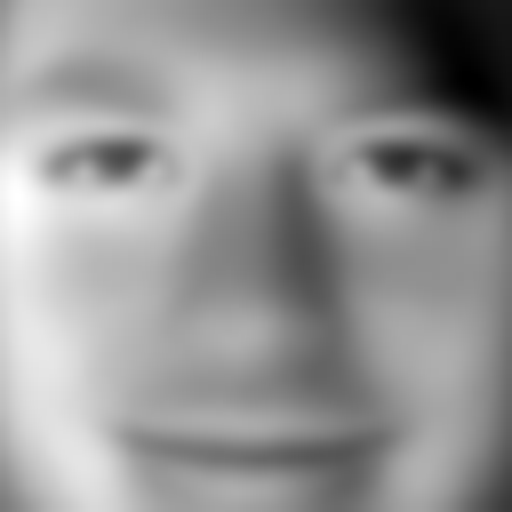
#> input picture rand0.png, 512 x 512 px, given as the content of the folder  Learning/Face Database/celebA/processed_celeba_small/celeba, which was not available
$ python autoEncoder.py
#> lines starting #> are read from the running program, lines starting #| are printed output that depends on the picture; pictures that were not available may be replaced by others from this repository, and a replacement may not be noted
### imageEdit.py
from os import listdir
from os.path import isfile, join, dirname
from PIL import Image #pillow party!!!
from PIL import ImageOps
import numpy as np
import random

imageSize = 64 #height and width of images

# [15 lines left out: functions normalize, toImage, not called in this run]

def toArray(image):
	return np.array(image).reshape(-1,1)

def getImage(index,path,images,imageSize,mode):

#> called with index = 0, imageSize = 64, mode = 'gray'
	img = Image.open(path + '\\' + str(images[index])).resize((128,128))
	width,height = img.size
#> width = 128; height = 128
	img = img.crop((20,40,width-20,height)).resize((imageSize,imageSize))
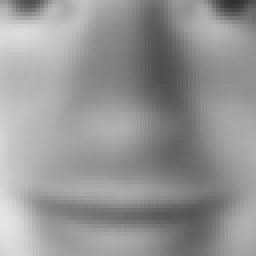
#> img: PIL image 64x64 L (shown 4 times larger); min 48, max 228, mean 149.2
	#img = img.crop((28,28,width-28,height-28)).resize((imageSize,imageSize))
	if(mode == 'gray'):
		return img.resize((imageSize,imageSize)).convert('L')
	elif(mode == 'rgb'):
		return img.resize((imageSize,imageSize)).convert('RGB')
	else:
		return None

# [6 lines left out: function crop, not called in this run]

crop = 3

# [6 lines left out: function crop_variants, not called in this run]


def getImages(path,imageSize,mode,numImgs):
	images = [f for f in listdir(path) if isfile(join(path, f))] #list of files

	print('Images Loaded')

	imgs = [getImage(i,path,images,imageSize,mode) for i in range(min(len(images),numImgs))]
#> imgs = 1 item
	#imgs += [ImageOps.mirror(i) for i in imgs]
	#imgs += [j for i in imgs for j in crop_variants(i,imageSize)]
	random.shuffle(imgs)
	#imgs[0].show()

	return np.array([toArray(i) for i in imgs])

### autoEncoder.py
import matplotlib.pyplot as plt
from sklearn.decomposition import PCA
from scipy import stats
import numpy as np
import math
import imageEdit
from os.path import dirname, join
import time

imageSize = 64

main_path = 'C:\\Users\\akash\Documents\Programming\Machine Learning\Face Database'

path = main_path + '\\celebA\\processed_celeba_small\\celeba' #directory w/ the images

MAX_SIZE = 9688

train_images = imageEdit.getImages(path,imageSize,'gray',MAX_SIZE)
#> train_images = 4096 values, max 228 at index 3456, min 48 at index 58, mean 149.2

train_images = train_images.reshape(train_images.shape[0], imageSize, imageSize, 1).astype('float16')
train_images = ((train_images - 127.5) / 127.5).astype('float16')
# Normalize the images to [-1, 1]

print('Images Normalized')

vectorSize = 128

pca = PCA(n_components=vectorSize)
#> (the run stopped early here; a loop or call above may not have finished)

$ run again, on rand4.png
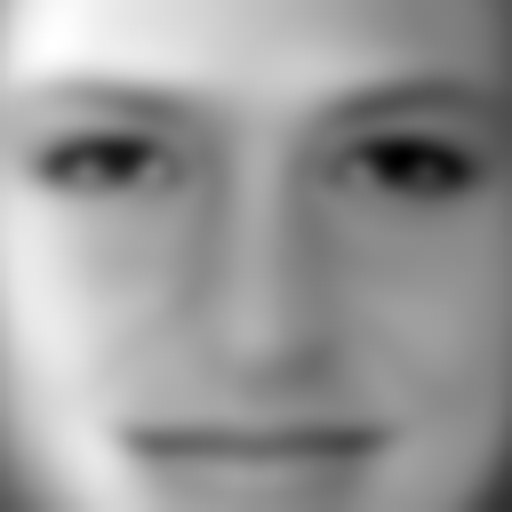
#> input picture rand4.png, 512 x 512 px, given as the content of the folder  Learning/Face Database/celebA/processed_celeba_small/celeba, which was not available
#> in getImage, `img = img.crop((20,40,width-20,height)).resize((imageSize,imageSize))`:
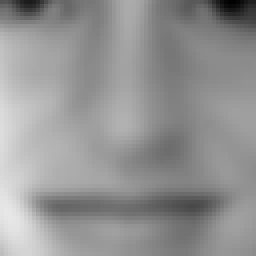
#> img: PIL image 64x64 L (shown 4 times larger); min 2, max 231, mean 147.4
#> imgs = 1 item
#> train_images = 4096 values, max 231 at index 3329, min 2 at index 57, mean 147.4

$ run again, on rand5.png
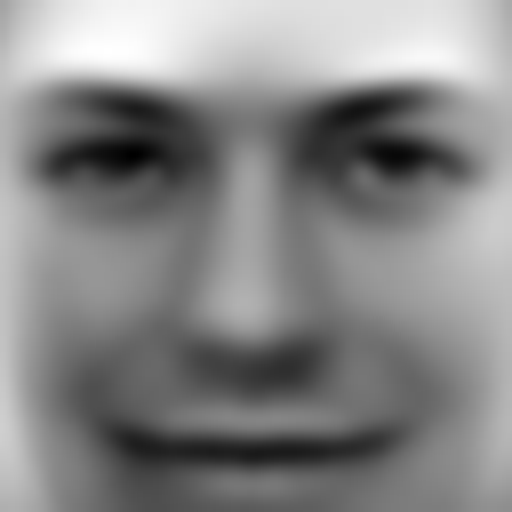
#> input picture rand5.png, 512 x 512 px, given as the content of the folder  Learning/Face Database/celebA/processed_celeba_small/celeba, which was not available
#> in getImage, `img = img.crop((20,40,width-20,height)).resize((imageSize,imageSize))`:
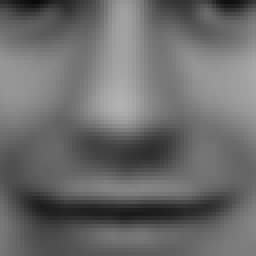
#> img: PIL image 64x64 L (shown 4 times larger); min 11, max 177, mean 107
#> imgs = 1 item
#> train_images = 4096 values, max 177 at index 1629, min 11 at index 8, mean 107

$ run again, on rand6.png
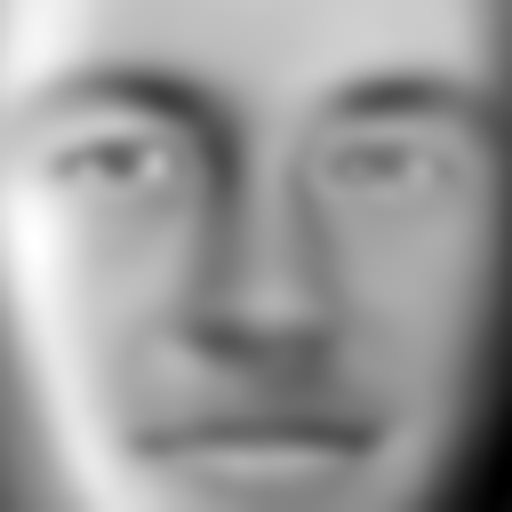
#> input picture rand6.png, 512 x 512 px, given as the content of the folder  Learning/Face Database/celebA/processed_celeba_small/celeba, which was not available
#> in getImage, `img = img.crop((20,40,width-20,height)).resize((imageSize,imageSize))`:
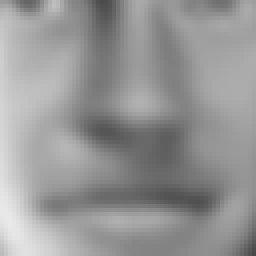
#> img: PIL image 64x64 L (shown 4 times larger); min 72, max 232, mean 149.9
#> imgs = 1 item
#> train_images = 4096 values, max 232 at index 3329, min 72 at index 4095, mean 149.9
